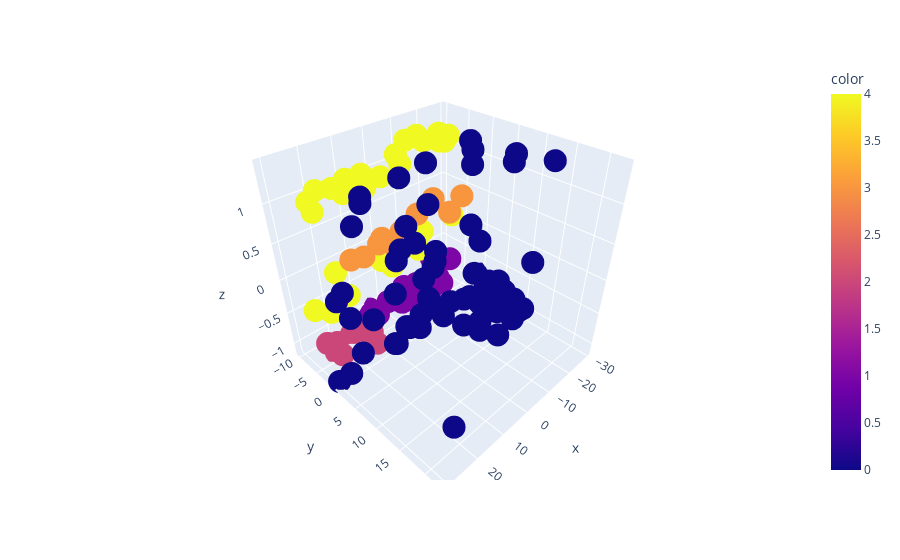

This figure's notebook cell:
### Code cell
import plotly.express as px

ax.scatter_3d(x=X_train_reduced[:,0], y=X_train_reduced[:,1], z=X_train_reduced[:,2], color=Y_train)
fig.show()

### Figure 1 — Plotly figure (JSON) as saved in the notebook; plotly's stock layout.template omitted (floating-point values rounded to 4 significant figures; data arrays with more than 128 entries replaced by an {"elided": "..."} marker saying what was removed)
{"data": [{"hovertemplate": "x=%{x}<br>y=%{y}<br>z=%{z}<br>color=%{marker.color}<extra></extra>", "legendgroup": "", "marker": {"color": {"elided": "134 int values"}, "coloraxis": "coloraxis", "symbol": "circle"}, "mode": "markers", "name": "", "scene": "scene", "showlegend": false, "type": "scatter3d", "x": {"elided": "134 float values"}, "y": {"elided": "134 float values"}, "z": {"elided": "134 float values"}}], "layout": {"coloraxis": {"colorbar": {"title": {"text": "color"}}, "colorscale": [[0, "#0d0887"], [0.1111, "#46039f"], [0.2222, "#7201a8"], [0.3333, "#9c179e"], [0.4444, "#bd3786"], [0.5556, "#d8576b"], [0.6667, "#ed7953"], [0.7778, "#fb9f3a"], [0.8889, "#fdca26"], [1, "#f0f921"]]}, "legend": {"tracegroupgap": 0}, "margin": {"t": 60}, "scene": {"domain": {"x": [0, 1], "y": [0, 1]}, "xaxis": {"title": {"text": "x"}}, "yaxis": {"title": {"text": "y"}}, "zaxis": {"title": {"text": "z"}}}}}
